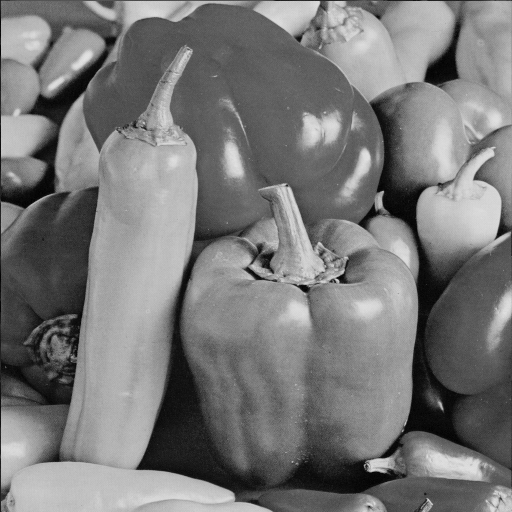
%> input picture peppers_gray.bmp, 512 x 512 px
$ octave haar_transform.m   (GNU Octave 9; MATLAB toolbox functions it lacks are replaced by stand-ins)
%> lines starting %> are read from the running program, lines starting %| are printed output that depends on the picture
clear all
close all
I=imread('peppers_gray.bmp');
%> I is the input picture: size 512x512 uint8; min 0, max 228, mean 120.2
subplot(131)
imshow(I)
title('Original Image')
dim=size(I)
%> dim = [512 512]
N=dim(1)
%> N = 512
h=zeros(N,N);

%Compute Haar Matrix
for k=0:1:N-1
    if k>0
        p=fix(log2(k));
        q=mod(k,2^p)+1;
    end
   for z=0:1/N:(N-1)/N
       if(k==0)
           h(k+1,z*N+1)=1/sqrt(N);
       else
           if z >=(q-1)/2^p && z<(q-0.5)/2^p
              h(k+1,z*N+1)=1/sqrt(N)*2^(p/2);
           elseif z >=(q-0.5)/2^p && z<(q)/2^p
              h(k+1,z*N+1)=1/sqrt(N)*-2^(p/2);
           else
              h(k+1,z*N+1)=0;
           end
       end
   end

end
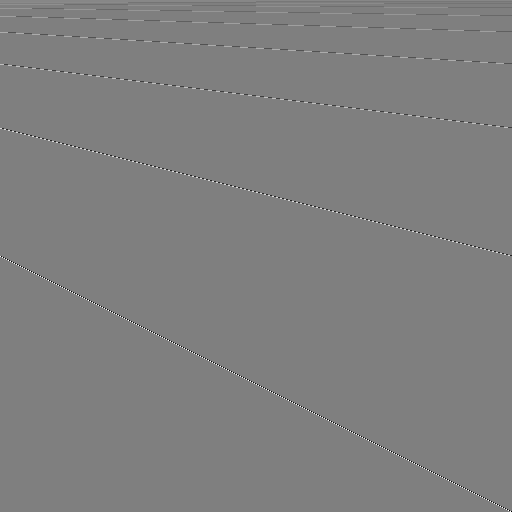
%> h: size 512x512 double; min -0.707, max 0.707, mean 8.63e-05; drawn with min black and max white
%> after the loop, p = 8; q = 256

%Compute Haar transform
h_t=h*double(I)*h';
subplot(132)
imshow(uint8(h_t))
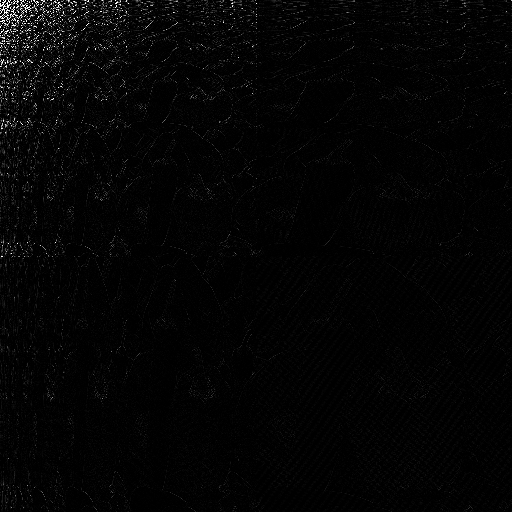
%> displayed picture: size 512x512, on the screen's scale of 0 to 255; min 0, max 255, mean 4.2
title('Haar Transform ')

%Image Reconstruction
r_i=h'*h_t*h
subplot(133)
imshow(uint8(r_i),[])
title('Reconstructed Image')
